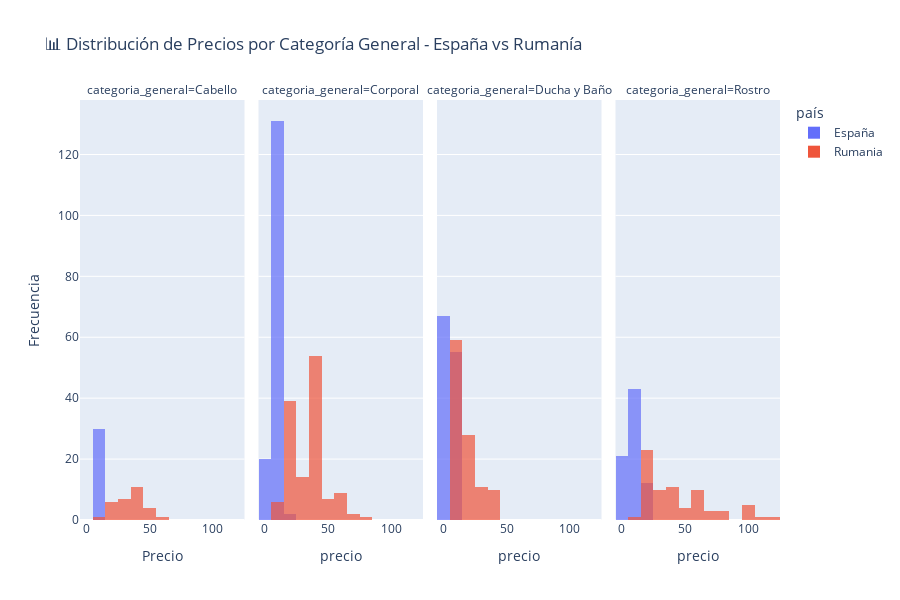

Write notebook code for a chart like this one.
### Markdown cell above
HISTOGRAMA:

• España: Distribución concentrada €0-€15 (productos accesibles)

• Rumanía: Distribución más dispersa con cola larga hacia precios altos

• Insight: En Rumanía hay más variabilidad de precios.

### Code cell
# Gráfica interactiva de distribución de precios con categorías
fig_distribucion = px.histogram(
    df_es_ro,
    x='precio',
    color='país',
    facet_col='categoria_general',
    nbins=20,
    title='📊 Distribución de Precios por Categoría General - España vs Rumanía',
    barmode='overlay',
    opacity=0.7
)

fig_distribucion.update_layout(
    height=600,
    showlegend=True,
    xaxis_title="Precio",
    yaxis_title="Frecuencia"
)

fig_distribucion.show()

### Figure 1 — Plotly figure (JSON) as saved in the notebook; plotly's stock layout.template omitted (floating-point values rounded to 4 significant figures; data arrays with more than 128 entries replaced by an {"elided": "..."} marker saying what was removed)
{"data": [{"bingroup": "x", "hovertemplate": "país=España<br>categoria_general=Cabello<br>precio=%{x}<br>count=%{y}<extra></extra>", "legendgroup": "España", "marker": {"color": "#636efa", "opacity": 0.7, "pattern": {"shape": ""}}, "name": "España", "nbinsx": 20, "orientation": "v", "showlegend": true, "type": "histogram", "x": [7.9, 8.9, 8.9, 8.9, 7.9, 8.9, 8.9, 6.9, 7.9, 9.9, 9.9, 7.9, 9.9, 9.9, 9.9, 9.9, 10.9, 7.9, 7.9, 7.9, 8.9, 8.9, 9.9, 9.9, 9.9, 7.9, 8.9, 8.9, 9.9, 8.9], "xaxis": "x", "yaxis": "y"}, {"bingroup": "x", "hovertemplate": "país=España<br>categoria_general=Corporal<br>precio=%{x}<br>count=%{y}<extra></extra>", "legendgroup": "España", "marker": {"color": "#636efa", "opacity": 0.7, "pattern": {"shape": ""}}, "name": "España", "nbinsx": 20, "orientation": "v", "showlegend": false, "type": "histogram", "x": {"elided": "153 float values"}, "xaxis": "x2", "yaxis": "y2"}, {"bingroup": "x", "hovertemplate": "país=España<br>categoria_general=Ducha y Baño<br>precio=%{x}<br>count=%{y}<extra></extra>", "legendgroup": "España", "marker": {"color": "#636efa", "opacity": 0.7, "pattern": {"shape": ""}}, "name": "España", "nbinsx": 20, "orientation": "v", "showlegend": false, "type": "histogram", "x": [7.9, 3.9, 5.9, 5.9, 5.9, 5.9, 5.9, 4.9, 3.9, 3.9, 3.9, 3.9, 2.35, 5.9, 2.35, 3.9, 3.9, 5.9, 3.9, 5.9, 3.9, 3.9, 7.9, 3.9, 5.9, 3.9, 2.95, 3.9, 2.5, 5.9, 5.9, 5.9, 3.9, 3.9, 5.9, 3.9, 3.9, 9.9, 5.9, 8.9, 5.9, 5.9, 3.9, 5.9, 7.9, 8.9, 2.9, 8.9, 8.9, 8.9, 5.9, 2.9, 7.9, 5.9, 3.9, 8.9, 2.9, 5.9, 7.9, 6.9, 5.9, 5.9, 9.9, 5.9, 7.9, 2.9, 2.9, 6.9, 3.9, 6.9, 3.9, 9.9, 3.9, 2.5, 3.9, 5.9, 7.9, 4.9, 3.9, 5.9, 2.9, 7.9, 2.9, 7.9, 7.9, 3.9, 3.9, 3.9, 3.9, 3.9, 2.9, 2.9, 6.9, 2.9, 2.9, 2.9, 2.9, 2.9, 3.9, 3.9, 3.9, 3.9, 3.9, 3.9, 2.5, 2.35, 3.9, 3.9, 3.9, 9.9, 8.9, 3.9, 5.9, 5.9, 5.9, 3.9, 5.9, 3.9, 5.9, 3.9, 2.9, 2.9], "xaxis": "x3", "yaxis": "y3"}, {"bingroup": "x", "hovertemplate": "país=España<br>categoria_general=Rostro<br>precio=%{x}<br>count=%{y}<extra></extra>", "legendgroup": "España", "marker": {"color": "#636efa", "opacity": 0.7, "pattern": {"shape": ""}}, "name": "España", "nbinsx": 20, "orientation": "v", "showlegend": false, "type": "histogram", "x": [3.9, 3.9, 3.9, 3.9, 3.9, 3.9, 3.9, 3.9, 3.9, 3.9, 3.9, 3.9, 4.9, 4.9, 4.9, 4.9, 4.9, 4.9, 4.9, 4.9, 4.9, 5.5, 5.5, 6.9, 6.9, 6.9, 6.9, 7.8, 7.9, 7.9, 7.9, 7.9, 7.9, 8.9, 9.9, 9.9, 9.9, 9.9, 9.9, 9.9, 9.9, 9.9, 9.9, 9.9, 9.9, 9.9, 9.9, 12.9, 12.9, 12.9, 12.9, 12.9, 12.9, 12.9, 12.9, 12.9, 13.9, 13.9, 13.9, 13.9, 14.9, 14.9, 14.9, 15.9, 15.9, 15.9, 16.9, 19.9, 19.9, 19.9, 19.9, 19.9, 19.9, 22.9, 12.9, 15.9], "xaxis": "x4", "yaxis": "y4"}, {"bingroup": "x", "hovertemplate": "país=Rumania<br>categoria_general=Cabello<br>precio=%{x}<br>count=%{y}<extra></extra>", "legendgroup": "Rumania", "marker": {"color": "#EF553B", "opacity": 0.7, "pattern": {"shape": ""}}, "name": "Rumania", "nbinsx": 20, "orientation": "v", "showlegend": true, "type": "histogram", "x": [39.9, 29.9, 24.9, 24.9, 24.9, 39.9, 49.9, 39.9, 39.9, 24.9, 29.9, 39.9, 29.9, 29.9, 29.9, 29.9, 39.9, 39.9, 49.9, 24.9, 39.9, 19.9, 29.9, 49.9, 39.9, 39.9, 49.9, 14.9, 39.9, 59.9], "xaxis": "x", "yaxis": "y"}, {"bingroup": "x", "hovertemplate": "país=Rumania<br>categoria_general=Corporal<br>precio=%{x}<br>count=%{y}<extra></extra>", "legendgroup": "Rumania", "marker": {"color": "#EF553B", "opacity": 0.7, "pattern": {"shape": ""}}, "name": "Rumania", "nbinsx": 20, "orientation": "v", "showlegend": false, "type": "histogram", "x": {"elided": "132 float values"}, "xaxis": "x2", "yaxis": "y2"}, {"bingroup": "x", "hovertemplate": "país=Rumania<br>categoria_general=Ducha y Baño<br>precio=%{x}<br>count=%{y}<extra></extra>", "legendgroup": "Rumania", "marker": {"color": "#EF553B", "opacity": 0.7, "pattern": {"shape": ""}}, "name": "Rumania", "nbinsx": 20, "orientation": "v", "showlegend": false, "type": "histogram", "x": [12.9, 12.9, 12.9, 19.9, 19.9, 19.9, 19.9, 19.9, 12.9, 29.9, 12.9, 12.9, 19.9, 27.9, 19.9, 8.9, 19.9, 8.9, 12.9, 12.9, 29.9, 12.9, 12.9, 12.9, 12.9, 12.9, 12.9, 12.9, 12.9, 12.9, 12.9, 12.9, 19.9, 39.9, 39.9, 39.9, 39.9, 39.9, 19.9, 39.9, 19.9, 19.9, 24.9, 24.9, 19.9, 24.9, 14.9, 19.9, 39.9, 39.9, 19.9, 19.9, 19.9, 19.9, 19.9, 19.9, 12.9, 12.9, 12.9, 24.9, 12.9, 12.9, 12.9, 12.9, 12.9, 12.9, 29.9, 29.9, 29.9, 16.9, 19.9, 19.9, 29.9, 29.9, 12.9, 12.9, 12.9, 12.9, 12.9, 12.9, 12.9, 12.9, 12.9, 12.9, 12.9, 12.9, 15.9, 12.9, 12.9, 12.9, 12.9, 12.9, 12.9, 12.9, 12.9, 12.9, 12.9, 12.9, 39.9, 39.9, 32.9, 12.9, 12.9, 9.9, 29.9, 29.9, 6.45, 12.9], "xaxis": "x3", "yaxis": "y3"}, {"bingroup": "x", "hovertemplate": "país=Rumania<br>categoria_general=Rostro<br>precio=%{x}<br>count=%{y}<extra></extra>", "legendgroup": "Rumania", "marker": {"color": "#EF553B", "opacity": 0.7, "pattern": {"shape": ""}}, "name": "Rumania", "nbinsx": 20, "orientation": "v", "showlegend": false, "type": "histogram", "x": [19.9, 19.9, 29.9, 39.9, 19.9, 19.9, 19.9, 19.9, 29.9, 19.9, 14.9, 19.9, 19.9, 29.9, 59.9, 19.9, 19.9, 59.9, 29.9, 19.9, 19.9, 19.9, 29.9, 69.9, 49.9, 49.9, 24.9, 69.9, 58.9, 69.9, 19.9, 39.9, 17.9, 29.9, 39.9, 19.9, 30.9, 39.9, 19.9, 39.9, 59.9, 59.9, 19.9, 29.9, 39.9, 59.9, 19.9, 59.9, 79.9, 19.9, 19.9, 39.9, 99.9, 59.9, 39.9, 109.9, 49.9, 79.9, 29.9, 39.9, 59.9, 39.9, 39.9, 119.9, 59.9, 29.9, 54.9, 99.9, 79.9, 99.9, 99.9, 99.9], "xaxis": "x4", "yaxis": "y4"}], "layout": {"annotations": [{"font": {}, "showarrow": false, "text": "categoria_general=Cabello", "x": 0.1175, "xanchor": "center", "xref": "paper", "y": 1, "yanchor": "bottom", "yref": "paper"}, {"font": {}, "showarrow": false, "text": "categoria_general=Corporal", "x": 0.3725, "xanchor": "center", "xref": "paper", "y": 1, "yanchor": "bottom", "yref": "paper"}, {"font": {}, "showarrow": false, "text": "categoria_general=Ducha y Baño", "x": 0.6275, "xanchor": "center", "xref": "paper", "y": 1, "yanchor": "bottom", "yref": "paper"}, {"font": {}, "showarrow": false, "text": "categoria_general=Rostro", "x": 0.8825, "xanchor": "center", "xref": "paper", "y": 1, "yanchor": "bottom", "yref": "paper"}], "barmode": "overlay", "height": 600, "legend": {"title": {"text": "país"}, "tracegroupgap": 0}, "showlegend": true, "title": {"text": "📊 Distribución de Precios por Categoría General - España vs Rumanía"}, "xaxis": {"anchor": "y", "domain": [0, 0.235], "title": {"text": "Precio"}}, "xaxis2": {"anchor": "y2", "domain": [0.255, 0.49], "matches": "x", "title": {"text": "precio"}}, "xaxis3": {"anchor": "y3", "domain": [0.51, 0.745], "matches": "x", "title": {"text": "precio"}}, "xaxis4": {"anchor": "y4", "domain": [0.765, 1.0], "matches": "x", "title": {"text": "precio"}}, "yaxis": {"anchor": "x", "domain": [0, 1], "title": {"text": "Frecuencia"}}, "yaxis2": {"anchor": "x2", "domain": [0, 1], "matches": "y", "showticklabels": false}, "yaxis3": {"anchor": "x3", "domain": [0, 1], "matches": "y", "showticklabels": false}, "yaxis4": {"anchor": "x4", "domain": [0, 1], "matches": "y", "showticklabels": false}}}
